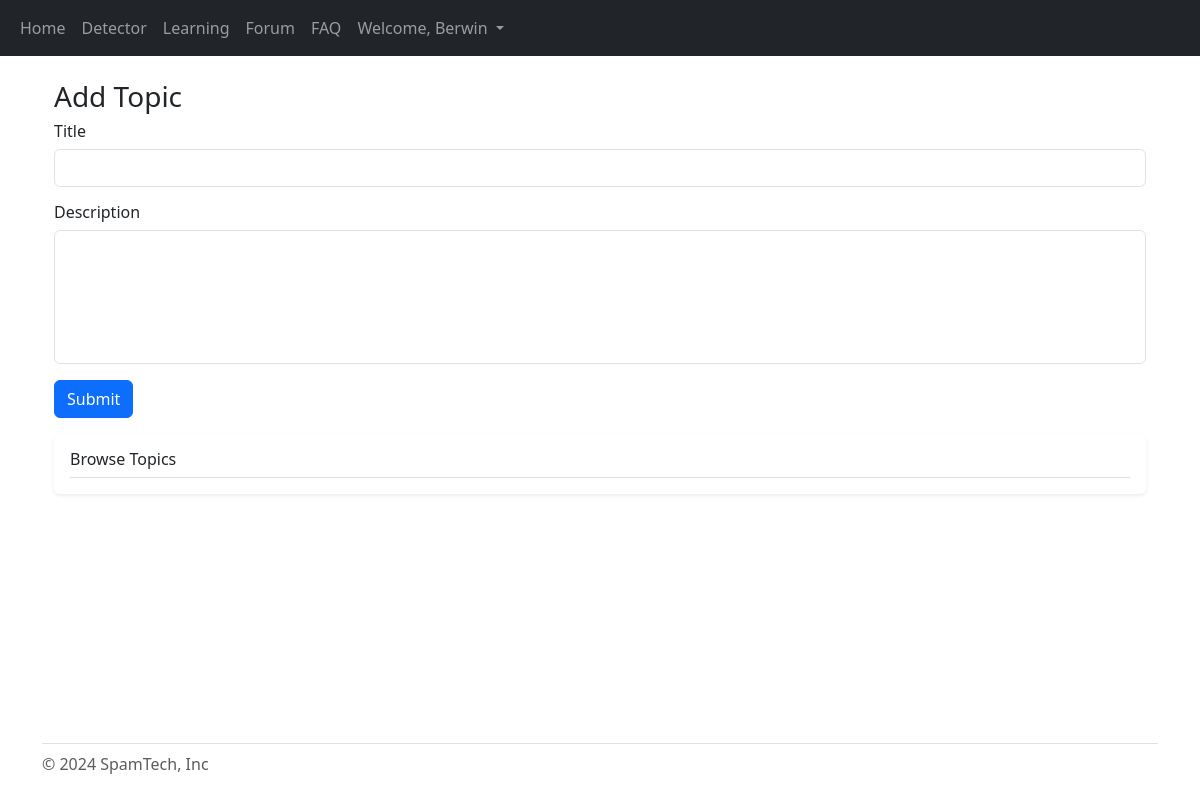
Page /forum (signed in) on the earlier database version.
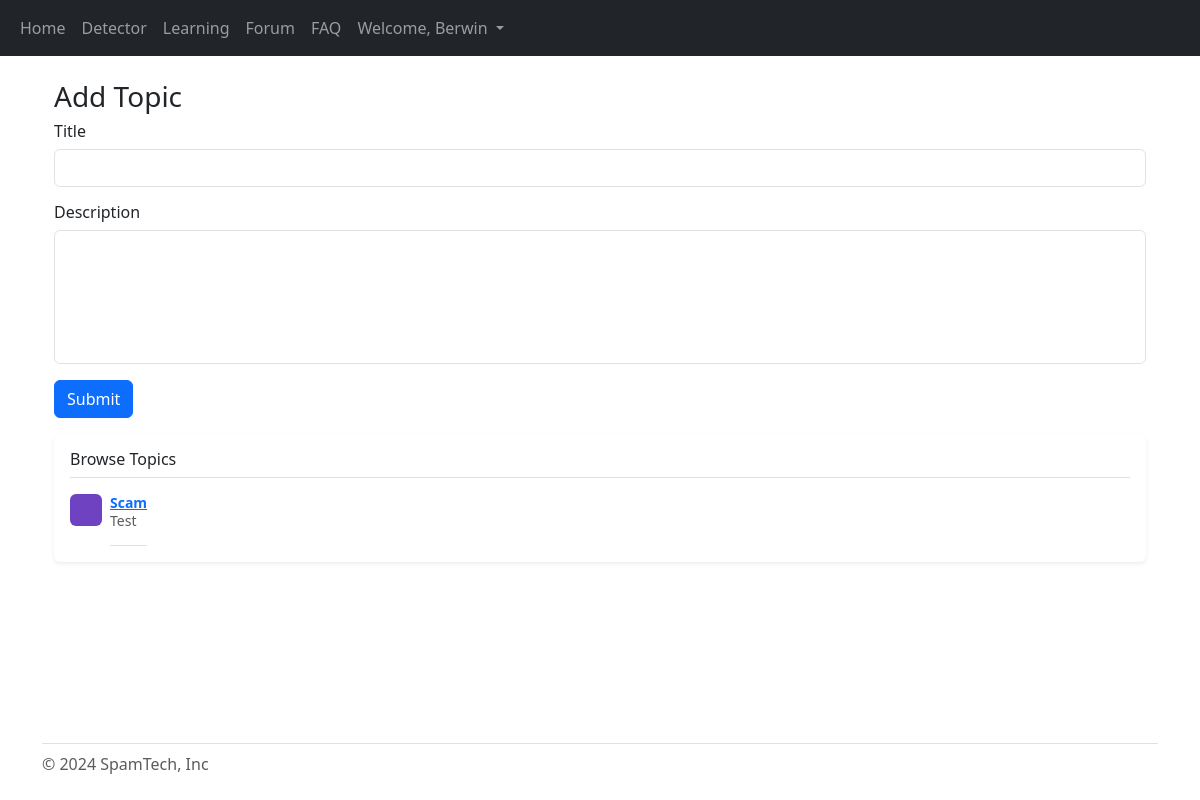
Same page on the later database version.
### website/models.py (models this page shows)
class Topic (db.Model):
    title = db.Column(db.String(150), unique=True, nullable=False, primary_key=True)
    description = db.Column(db.String, nullable=False)
    thread = db.relationship('Thread')

### website/pages/forum.py (the view, shortened to what this page needs)
@forum_page.route ('/forum', methods = ['GET', 'POST'])
@login_required
def topic ():
    topics = db.session.execute (db.select(Topic)).scalars ()
    return render_template ("forum_topic.html", user=current_user, topics=topics)

### website/templates/forum_topic.html (shortened to what this page needs)
{% extends "base/base.html" %} {% block title %} Forum {% endblock %} {% block
content%}
<br />
<div class="container">
  <h1 class="fs-3">Add Topic</h1>
  <form method="POST">
    <div class="form-group mb-3">
      <h3 class="fs-6 my-2">Title</h3>
      <input type="text" class="form-control" name="title" />
    </div>
    <div class="form-group mb-3">
      <h3 class="fs-6 my-2">Description</h3>
      <textarea
        class="form-control"
        name="description"
        rows="5"
        style="resize: none"
      ></textarea>
    </div>
    <button type="submit" class="btn btn-primary">Submit</button>
  </form>
  <div class="my-3 p-3 bg-body rounded shadow-sm">
    <h6 class="border-bottom pb-2 mb-0">Browse Topics</h6>
    {% for item in topics %}
    <div class="d-flex text-muted pt-3">
      <svg
        class="bd-placeholder-img flex-shrink-0 me-2 rounded"
        width="32"
        height="32"
        xmlns="http://www.w3.org/2000/svg"
        role="img"
        aria-label="Placeholder: 32x32"
        preserveAspectRatio="xMidYMid slice"
        focusable="false"
      >
        <text x="50%" y="50%" fill="#6f42c1" dy=".3em">32x32</text>
      </svg>
      <p class="pb-3 mb-0 small lh-sm border-bottom">
        <strong class="d-block text-gray-dark">
          <a href="/forum/{{item.title}}"> {{item.title}} </a></strong
        >
        {{item.description}}
      </p>
    </div>
    {% endfor %}
  </div>
</div>
{% endblock %}

Differences in the rows shown:
added Topic: title "Scam", description "Test"
